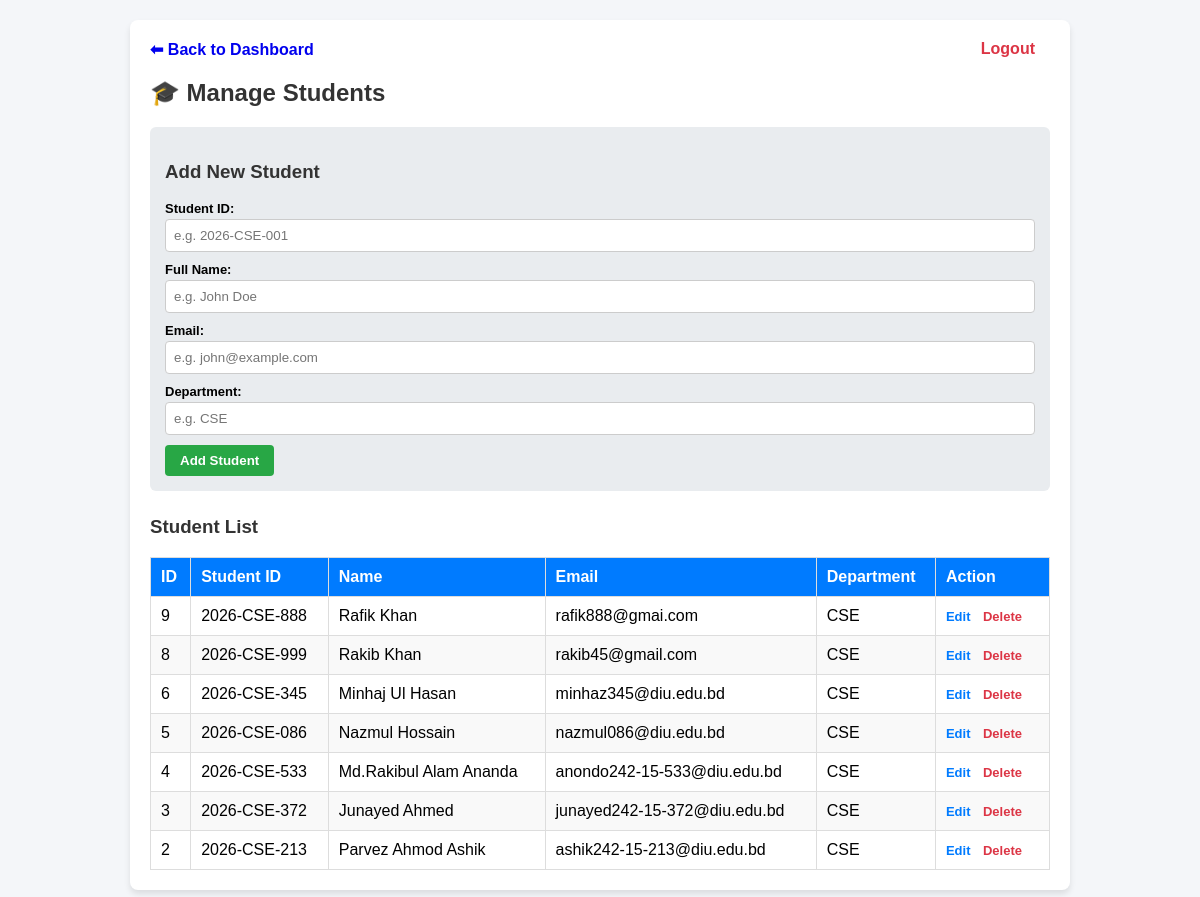
Page /students.php (signed in) on the committed database.
### tables this page shows
CREATE TABLE `students` (
  `id` int(11) NOT NULL,
  `student_id` varchar(50) NOT NULL,
  `name` varchar(100) NOT NULL,
  `email` varchar(100) DEFAULT NULL,
  `department` varchar(50) DEFAULT NULL,
  `created_at` timestamp NOT NULL DEFAULT current_timestamp(),
  `batch` varchar(20) DEFAULT '60'
);

### students.php (the view, shortened to what this page needs)
<?php
require_once 'config.php';
$students_result = $conn->query("SELECT * FROM students ORDER BY id DESC");
?>
<!DOCTYPE html>
<html lang="en">
<head>
</head>
<body>
<div class="container">
    <div class="top-nav">
        <a href="dashboard.php">⬅ Back to Dashboard</a>
        <a href="logout.php" class="logout">Logout</a>
    </div>
    <h2>🎓 Manage Students</h2>
    <div class="form-box">
        <h3>Add New Student</h3>
        <form action="students.php" method="POST">
            <div class="form-group">
                <label>Student ID:</label>
                <input type="text" name="student_id" placeholder="e.g. 2026-CSE-001" required>
            </div>
            <div class="form-group">
                <label>Full Name:</label>
                <input type="text" name="name" placeholder="e.g. John Doe" required>
            </div>
            <div class="form-group">
                <label>Email:</label>
                <input type="email" name="email" placeholder="e.g. john@example.com">
            </div>
            <div class="form-group">
                <label>Department:</label>
                <input type="text" name="department" placeholder="e.g. CSE">
            </div>
            <button type="submit" name="add_student" class="btn">Add Student</button>
        </form>
    </div>
    <h3>Student List</h3>
    <table>
        <thead>
            <tr>
                <th>ID</th>
                <th>Student ID</th>
                <th>Name</th>
                <th>Email</th>
                <th>Department</th>
                <th>Action</th>
            </tr>
        </thead>
        <tbody>
            <?php if ($students_result && $students_result->num_rows > 0): ?>
                <?php while ($row = $students_result->fetch_assoc()): ?>
                    <tr>
                        <td><?php echo $row['id']; ?></td>
                        <td><?php echo htmlspecialchars($row['student_id']); ?></td>
                        <td><?php echo htmlspecialchars($row['name']); ?></td>
                        <td><?php echo htmlspecialchars($row['email']); ?></td>
                        <td><?php echo htmlspecialchars($row['department']); ?></td>
                        <td>
                            <a href="edit_student.php?id=<?php echo $row['id']; ?>" class="action-btn edit-btn">Edit</a>
                            <a href="delete_student.php?id=<?php echo $row['id']; ?>" class="action-btn delete-btn" onclick="return confirm('Are you sure?')">Delete</a>
                        </td>
                    </tr>
                <?php endwhile; ?>
            <?php else: ?>
                <tr>
                    <td colspan="6" style="text-align:center;">No students found!</td>
                </tr>
            <?php endif; ?>
        </tbody>
    </table>
</div>
</body>
</html>

### students.php (style rules this page uses)
body { font-family: Arial, sans-serif; background: #f4f6f9; margin: 0; padding: 20px; }
.container { max-width: 900px; margin: 0 auto; background: white; padding: 20px; border-radius: 8px; box-shadow: 0 4px 6px rgba(0,0,0,0.1); }
h2, h3 { color: #333; }
.top-nav { margin-bottom: 20px; }
.top-nav a { text-decoration: none; font-weight: bold; margin-right: 15px; }
.logout { color: #dc3545; float: right; }
.form-box { background: #e9ecef; padding: 15px; border-radius: 6px; margin-bottom: 25px; }
.form-group { margin-bottom: 10px; }
label { font-weight: bold; display: block; margin-bottom: 3px; font-size: 13px; }
input[type="text"], input[type="email"] { width: 100%; padding: 8px; border: 1px solid #ccc; border-radius: 4px; box-sizing: border-box; }
.btn { background: #28a745; color: white; padding: 8px 15px; border: none; border-radius: 4px; cursor: pointer; font-weight: bold; }
table { width: 100%; border-collapse: collapse; margin-top: 15px; }
th, td { border: 1px solid #ddd; padding: 10px; text-align: left; }
th { background: #007bff; color: white; }
tr:nth-child(even) { background: #f9f9f9; }
.action-btn { text-decoration: none; font-weight: bold; font-size: 13px; margin-right: 8px; }
.edit-btn { color: #007bff; }
.delete-btn { color: #dc3545; }

### rows in the picture
students: id "9", student "2026-CSE-888", name "Rafik Khan", email "rafik888@gmai.com", department "CSE"
students: id "8", student "2026-CSE-999", name "Rakib Khan", email "rakib45@gmail.com", department "CSE"
students: id "6", student "2026-CSE-345", name "Minhaj Ul Hasan", email "minhaz345@diu.edu.bd", department "CSE"
students: id "5", student "2026-CSE-086", name "Nazmul Hossain", email "nazmul086@diu.edu.bd", department "CSE"
students: id "4", student "2026-CSE-533", name "Md.Rakibul Alam Ananda", email "anondo242-15-533@diu.edu.bd", department "CSE"
students: id "3", student "2026-CSE-372", name "Junayed Ahmed", email "junayed242-15-372@diu.edu.bd", department "CSE"
students: id "2", student "2026-CSE-213", name "Parvez Ahmod Ashik", email "ashik242-15-213@diu.edu.bd", department "CSE"
